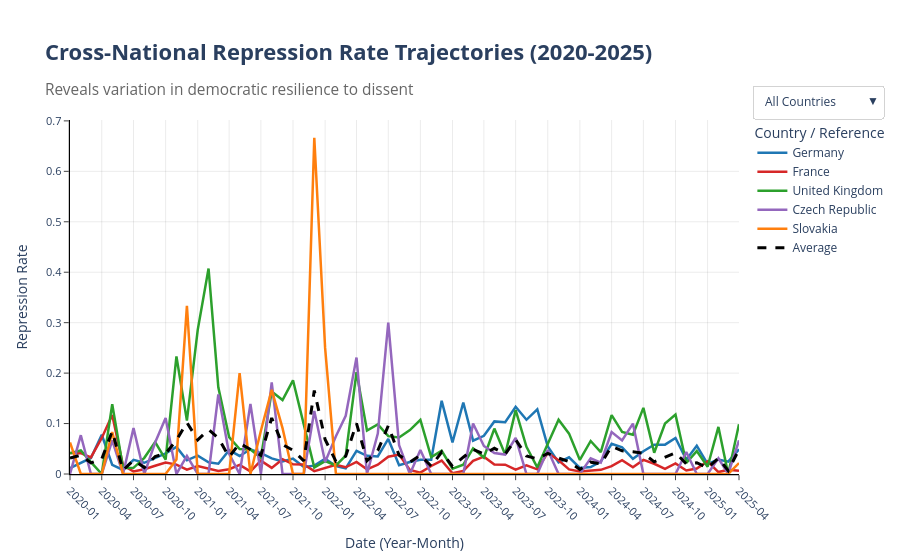

Source (notebook cell):
### Code cell
# Plot 2

import plotly.graph_objects as go
import pandas as pd

# ==============================
# 1. Load Data
# ==============================
df_panel = pd.read_csv('Final_Merged_Panel.csv')
df_panel['year_month'] = pd.to_datetime(df_panel['year_month'])

target_countries = ['Germany', 'France', 'United Kingdom', 'Czech Republic', 'Slovakia']
df_panel = df_panel[df_panel['country'].isin(target_countries)].copy()
df_panel = df_panel.sort_values(['country', 'year_month'])

country_colors = {'Germany': '#1f77b4', 'France': '#d62728', 'United Kingdom': '#2ca02c',
                  'Czech Republic': '#9467bd', 'Slovakia': '#ff7f0e'
}

rgba_map = {'Germany': 'rgba(31, 119, 180, 0.18)', 'France': 'rgba(214, 39, 40, 0.18)',
            'United Kingdom': 'rgba(44, 160, 44, 0.18)', 'Czech Republic': 'rgba(148, 103, 189, 0.18)',
            'Slovakia': 'rgba(255, 127, 14, 0.18)'
}

# ==============================
# 2. Create Figure
# ==============================
fig_r1 = go.Figure()

# A. Five Country Overview Lines
for country in target_countries:
    df_c = df_panel[df_panel['country'] == country]
    fig_r1.add_trace(go.Scatter(
        x=df_c['year_month'],
        y=df_c['crackdown_rate'],
        mode='lines',
        name=country,
        line=dict(width=2.5, color=country_colors[country]),
        hovertemplate=(
            "<b>%{text}</b><br>" +
            "Date: %{x|%Y-%m}<br>" +
            "Repression Rate: %{y:.3f}<extra></extra>"
        ),
        text=[country] * len(df_c),
        visible=True
    ))

# B. Average Line
df_avg = df_panel.groupby('year_month', as_index=False)['crackdown_rate'].mean()
fig_r1.add_trace(go.Scatter(
    x=df_avg['year_month'],
    y=df_avg['crackdown_rate'],
    mode='lines',
    name='Average',
    line=dict(width=3, color='black', dash='dash'),
    hovertemplate=(
        "<b>Overall Average</b><br>" +
        "Date: %{x|%Y-%m}<br>" +
        "Average Rate: %{y:.3f}<extra></extra>"
    ),
    visible=True
))

# C. Single Country Filled Area
for country in target_countries:
    df_c = df_panel[df_panel['country'] == country]
    fig_r1.add_trace(go.Scatter(
        x=df_c['year_month'],
        y=df_c['crackdown_rate'],
        mode='lines',
        name=f"{country} filled",
        line=dict(width=3, color=country_colors[country]),
        fill='tozeroy',
        fillcolor=rgba_map[country],
        hovertemplate=(
            "<b>%{text}</b><br>" +
            "Date: %{x|%Y-%m}<br>" +
            "Repression Rate: %{y:.3f}<extra></extra>"
        ),
        text=[country] * len(df_c),
        visible=False
    ))

# D. Single Country Peak Markers
for country in target_countries:
    df_c = df_panel[df_panel['country'] == country].copy()
    peak_row = df_c.loc[df_c['crackdown_rate'].idxmax()]

    peak_label = f"{peak_row['year_month'].strftime('%Y-%m')}<br>{peak_row['crackdown_rate']:.2f}"

    fig_r1.add_trace(go.Scatter(
        x=[peak_row['year_month']],
        y=[peak_row['crackdown_rate']],
        mode='markers+text',
        name=f"{country} peak",
        marker=dict(
            size=10,
            color=country_colors[country],
            line=dict(color='white', width=1.5)
        ),
        text=[peak_label],
        textposition='top center',
        hovertemplate=(
            f"<b>{country} Peak</b><br>" +
            "Date: %{x|%Y-%m}<br>" +
            "Peak Rate: %{y:.3f}<extra></extra>"
        ),
        visible=False
    ))

# ==============================
# 3. Build Dropdown Menu
# ==============================
buttons = []

# 3.1 All Countries: Five lines + average
visible_all = [True, True, True, True, True, True] + [False] * 10
buttons.append(
    dict(
        label="All Countries",
        method="update",
        args=[
            {"visible": visible_all},
            {
                "title": "<b>Cross-National Repression Rate Trajectories (2020-2025)</b><br><sup>Reveals variation in democratic resilience to dissent</sup>"
            }
        ]
    )
)

# 3.2 Average Only
visible_avg_only = [False, False, False, False, False, True] + [False] * 10
buttons.append(
    dict(
        label="Average Only",
        method="update",
        args=[
            {"visible": visible_avg_only},
            {
                "title": "<b>Five-Country Average Repression Rate Trajectory (2020-2025)</b><br><sup>Benchmark for individual country deviations</sup>"
            }
        ]
    )
)

# 3.3 Single Country: Area + Average + Peak
for i, country in enumerate(target_countries):
    visible_list = [False] * 16
    visible_list[5] = True    
    visible_list[6 + i] = True   
    visible_list[11 + i] = True   

    buttons.append(
        dict(
            label=country,
            method="update",
            args=[
                {"visible": visible_list},
                {
                    "title": f"<b>Figure 2: {country} Repression Rate Trajectory (2020-2025)</b><br><sup>Individual country dynamics vs. five-country average</sup>"
                }
            ]
        )
    )

# ==============================
# 4. Layout
# ==============================
fig_r1.update_layout(
    title=(
    "<span style='font-size:22px;'><b>Cross-National Repression Rate Trajectories (2020-2025)</b></span>"
    "<br><br>"
    "<span style='font-size:22px; color:#666;'><sup>Reveals variation in democratic resilience to dissent</sup></span>"
),
    height=580,
    plot_bgcolor="white",
    paper_bgcolor="white",
    legend_title="Country / Reference",
    margin=dict(l=70, r=40, t=120, b=70),

    updatemenus=[
        dict(
            buttons=buttons,
            direction="down",
            showactive=True,
            x=1.02,
            xanchor="left",
            y=1.1,
            yanchor="top",
            bgcolor="white",
            bordercolor="lightgray",
            borderwidth=1,
            font=dict(size=12)
        )
    ]
)

# ==============================
# 5. Axes
# ==============================
fig_r1.update_xaxes(
    title_text="Date (Year-Month)",
    showline=True,
    linecolor='black',
    linewidth=1.2,
    showgrid=True,
    gridcolor='rgba(0,0,0,0.08)',
    ticks='outside',
    tickangle=45,
    tickformat="%Y-%m",
    dtick="M3",
    tickfont=dict(size=11),
    zeroline=False
)

fig_r1.update_yaxes(
    title_text="Repression Rate",
    showline=True,
    linecolor='black',
    linewidth=1.2,
    showgrid=True,
    gridcolor='rgba(0,0,0,0.08)',
    ticks='outside',
    tickfont=dict(size=11),
    rangemode='tozero',
    zeroline=True,
    zerolinecolor='rgba(0,0,0,0.25)',
    zerolinewidth=1
)

fig_r1.show()

output_filename = "Repression_Line_Chat.html"
pio.write_html(fig_r1, file=output_filename, auto_open=True)
